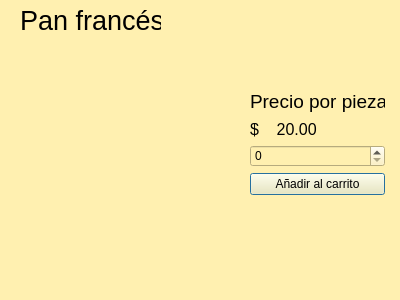
<?xml version="1.0" encoding="UTF-8"?>
<ui version="4.0">
 <class>PanFrances</class>
 <widget class="QDialog" name="PanFrances">
  <property name="geometry">
   <rect>
    <x>0</x>
    <y>0</y>
    <width>400</width>
    <height>300</height>
   </rect>
  </property>
  <property name="windowTitle">
   <string>Dialog</string>
  </property>
  <property name="styleSheet">
   <string notr="true">background-color:rgb(255, 240, 176);
border-color: rgb(0, 0, 0);
gridline-color: rgb(0, 0, 0);
border-color: rgb(0, 0, 0);	</string>
  </property>
  <widget class="QLabel" name="label">
   <property name="geometry">
    <rect>
     <x>20</x>
     <y>10</y>
     <width>141</width>
     <height>21</height>
    </rect>
   </property>
   <property name="font">
    <font>
     <pointsize>20</pointsize>
    </font>
   </property>
   <property name="text">
    <string>Pan francés</string>
   </property>
  </widget>
  <widget class="QWidget" name="layoutWidget">
   <property name="geometry">
    <rect>
     <x>250</x>
     <y>90</y>
     <width>135</width>
     <height>105</height>
    </rect>
   </property>
   <layout class="QVBoxLayout" name="verticalLayout">
    <item>
     <widget class="QLabel" name="label_2">
      <property name="font">
       <font>
        <pointsize>14</pointsize>
       </font>
      </property>
      <property name="text">
       <string>Precio por pieza</string>
      </property>
     </widget>
    </item>
    <item>
     <widget class="QLabel" name="label_3">
      <property name="font">
       <font>
        <pointsize>12</pointsize>
       </font>
      </property>
      <property name="text">
       <string>$    20.00</string>
      </property>
     </widget>
    </item>
    <item>
     <widget class="QSpinBox" name="spinBox"/>
    </item>
    <item>
     <widget class="QPushButton" name="pushButton">
      <property name="text">
       <string>Añadir al carrito</string>
      </property>
     </widget>
    </item>
   </layout>
  </widget>
  <widget class="QLabel" name="label_4">
   <property name="geometry">
    <rect>
     <x>20</x>
     <y>80</y>
     <width>221</width>
     <height>141</height>
    </rect>
   </property>
   <property name="whatsThis">
    <string notr="true"/>
   </property>
   <property name="text">
    <string/>
   </property>
   <property name="pixmap">
    <pixmap resource="pastel.qrc">:/Images/pan-frances.png</pixmap>
   </property>
   <property name="scaledContents">
    <bool>true</bool>
   </property>
  </widget>
 </widget>
 <resources>
  <include location="pastel.qrc"/>
 </resources>
 <connections/>
</ui>
